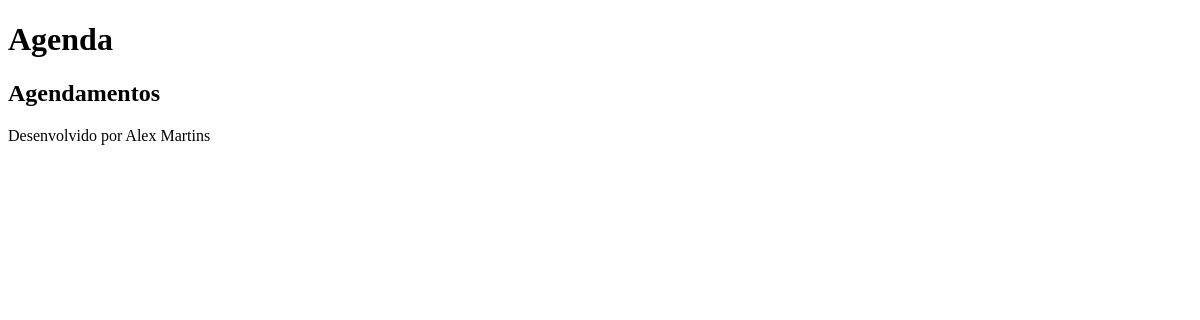
Before: /agenda/ with the older database file.
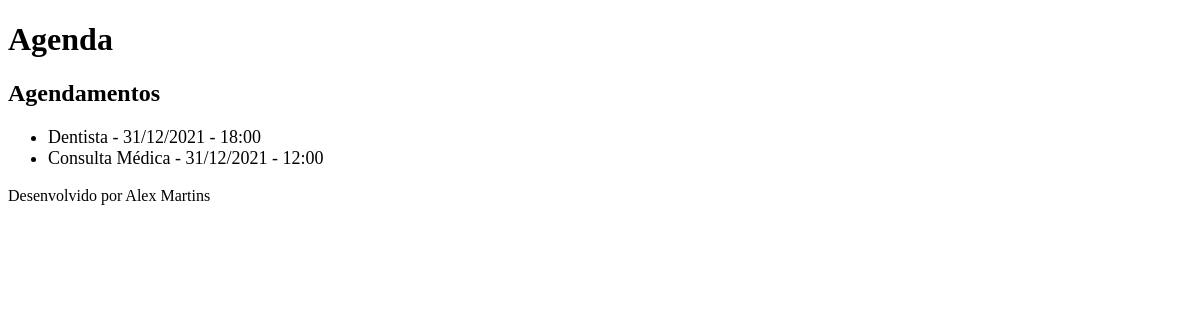
After: the same page with the newer database file.
### core/models.py (models this page shows, shortened)
class Evento(models.Model):
    titulo = models.CharField(max_length=100)
    descricao = models.TextField(blank=True, null=True)
    data_evento = models.DateTimeField(verbose_name='Data do Evento')
    data_criacao = models.DateTimeField(auto_now=True)
    usuario = models.ForeignKey(User, on_delete=models.CASCADE)
    class Meta:
        db_table = 'evento'
    def get_data_evento(self):
        return self.data_evento.strftime('%d/%m/%Y - %H:%M')

### core/views.py (the view)
# urls.py: path('agenda/', views.lista_eventos),
def lista_eventos(request):
    evento = Evento.objects.all()
    dados = {'eventos': evento}
    return render(request, 'agenda.html', dados)

### template/agenda.html
{% extends "model-page.html"%}
{% block content%}
    <h2>Agendamentos</h2>
    <ul style="font-size: 18px">
        {% for evento in eventos %}
        <li>{{ evento.titulo}} - {{ evento.get_data_evento}}</li>
        {% endfor %}
    </ul>
{% endblock %}

Changed rows visible on the page:
added Evento: titulo "Dentista", get_data_evento "31/12/2021 - 18:00"
added Evento: titulo "Consulta Médica", get_data_evento "31/12/2021 - 12:00"
